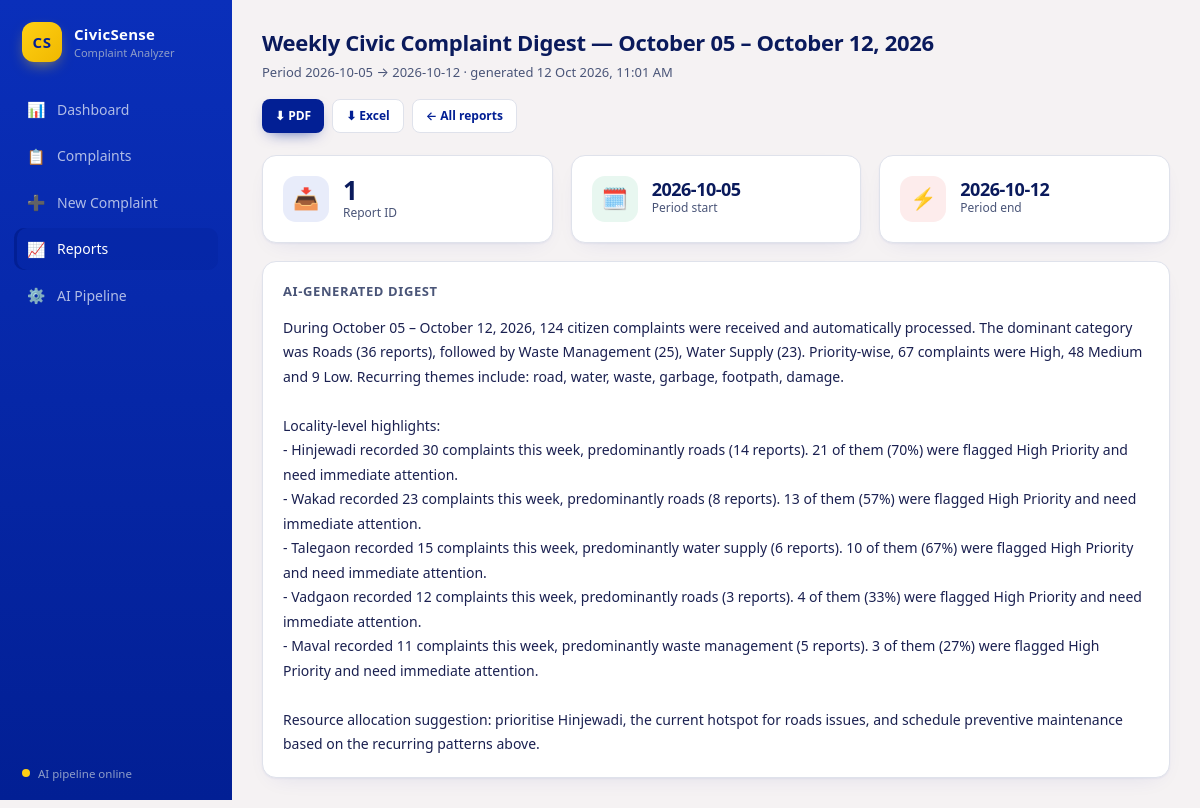
Screenshot of /reports/1 with the database file from the repository.
### tables this page shows
CREATE TABLE reports (
    id           INTEGER PRIMARY KEY AUTOINCREMENT,
    period_start TEXT NOT NULL,
    period_end   TEXT NOT NULL,
    title        TEXT NOT NULL,
    summary      TEXT NOT NULL,
    format       TEXT NOT NULL DEFAULT 'weekly',
    created_at   TEXT NOT NULL
);

### app.py (the view)
@app.route("/reports/<int:rid>")
def report_view(rid):
    report = database.get_report(rid)
    if not report:
        abort(404)
    return render_template("report_view.html", report=report,
                           categories=CATEGORIES)

### app.py (called while the page is built)
@app.template_filter("pretty_date")
def pretty_date(value):
    try:
        dt = datetime.fromisoformat(value)
        return dt.strftime("%d %b %Y, %I:%M %p")
    except (ValueError, TypeError):
        return value

### civic_sense/database.py (called while the page is built)
@contextmanager
def get_conn():
    DB_PATH.parent.mkdir(parents=True, exist_ok=True)
    conn = sqlite3.connect(str(DB_PATH))
    conn.row_factory = sqlite3.Row
    conn.execute("PRAGMA journal_mode=WAL")
    try:
        yield conn
        conn.commit()
    finally:
        conn.close()

def get_report(rid: int):
    with get_conn() as conn:
        row = conn.execute("SELECT * FROM reports WHERE id = ?", (rid,)).fetchone()
        return dict(row) if row else None

### templates/report_view.html (shortened to what this page needs)
{% extends "base.html" %}
{% block content %}
<div class="page-head">
  <div>
    <h1 class="page-title">{{ report.title }}</h1>
    <p class="page-sub">Period {{ report.period_start[:10] }} → {{ report.period_end[:10] }} · generated {{ report.created_at | pretty_date }}</p>
  </div>
  <div style="display:flex; gap:8px">
    <a class="btn small" href="{{ url_for('report_pdf', rid=report.id) }}">⬇ PDF</a>
    <a class="btn small secondary" href="{{ url_for('report_xlsx', rid=report.id) }}">⬇ Excel</a>
    <a class="btn small secondary" href="{{ url_for('reports') }}">← All reports</a>
  </div>
</div>
<div class="grid grid-3">
  <div class="card hoverable"><div class="kpi">
    <div class="kpi-icon">📥</div>
    <div><div class="kpi-value">{{ report.id }}</div><div class="kpi-label">Report ID</div></div>
  </div></div>
  <div class="card hoverable"><div class="kpi">
    <div class="kpi-icon green">🗓️</div>
    <div><div class="kpi-value" style="font-size:18px">{{ report.period_start[:10] }}</div><div class="kpi-label">Period start</div></div>
  </div></div>
  <div class="card hoverable"><div class="kpi">
    <div class="kpi-icon red">⚡</div>
    <div><div class="kpi-value" style="font-size:18px">{{ report.period_end[:10] }}</div><div class="kpi-label">Period end</div></div>
  </div></div>
</div>
<div class="card" style="margin-top:18px">
  <h2 class="card-title">AI-Generated Digest</h2>
  <div class="report-body">{{ report.summary }}</div>
</div>
{% endblock %}

### static/css/style.css (style rules this page uses)
:root { --ink: #0a1a5c; --muted: #4a5578; --bg: #f5f2f3; --card: #ffffff; --line: #dfe2eb; --brand: #021f94; --brand-2: #021f94; --accent: #ffd014; --high: #e5484d; --medium: #f5a524; --low: #30a46c; --radius: 14px; --shadow: 0 1px 2px rgba(2, 31, 148, .05), 0 8px 24px -12px rgba(2, 31, 148, .12); --shadow-hover: 0 2px 4px rgba(2, 31, 148, .06), 0 14px 34px -12px rgba(2, 31, 148, .2); }
* { box-sizing: border-box; }
html, body { margin: 0; padding: 0; }
body { font-family: "Segoe UI", system-ui, -apple-system, Roboto, Helvetica, Arial, sans-serif; background: var(--bg); color: var(--ink); font-size: 14px; line-height: 1.5; }
.page-head { display: flex; align-items: flex-end; justify-content: space-between; gap: 16px; margin-bottom: 22px; flex-wrap: wrap; }
.page-title { font-size: 22px; font-weight: 750; margin: 0; letter-spacing: -.3px; }
.page-sub { color: var(--muted); margin: 4px 0 0; font-size: 13px; }
.card { background: var(--card); border: 1px solid var(--line); border-radius: var(--radius); box-shadow: var(--shadow); padding: 20px; transition: box-shadow .18s ease, transform .18s ease; }
.card-title { font-size: 13px; font-weight: 700; color: var(--muted); text-transform: uppercase; letter-spacing: .6px; margin: 0 0 14px; }
.grid { display: grid; gap: 18px; }
.grid-3 { grid-template-columns: repeat(3, 1fr); }
.kpi { display: flex; align-items: center; gap: 14px; }
.kpi-icon { width: 46px; height: 46px; border-radius: 13px; flex-shrink: 0; display: grid; place-items: center; font-size: 21px; background: #e8ecfa; color: var(--brand-2); }
.kpi-icon.green { background: #e8f7f0; color: var(--low); }
.kpi-icon.red { background: #fdecec; color: var(--high); }
.kpi-value { font-size: 26px; font-weight: 800; line-height: 1.1; letter-spacing: -.5px; }
.kpi-label { font-size: 12px; color: var(--muted); font-weight: 500; }
.btn { display: inline-flex; align-items: center; gap: 8px; border: none; cursor: pointer; text-decoration: none; background: var(--brand-2); color: #fff; font-weight: 600; font-size: 13px; padding: 10px 18px; border-radius: 10px; transition: background .15s ease, transform .15s ease, box-shadow .15s ease; box-shadow: 0 6px 16px -8px rgba(2, 31, 148, .8); }
.btn.secondary { background: #fff; color: var(--brand); border: 1px solid var(--line); box-shadow: none; }
.btn.small { padding: 7px 13px; font-size: 12px; border-radius: 8px; }
.report-body { white-space: pre-line; font-size: 14px; line-height: 1.75; color: #1a2050; }

### rows the page displays
reports: title "Weekly Civic Complaint Digest — October 05 – October 12, 2026", period_start "2026-10-05", period_end "2026-10-12", created_at|pretty_date "12 Oct 2026, 11:01 AM", id "1", summary "During October 05 – October 12, 2026, 124 citizen complaints were received and automatically processed. The dominant category was Roads (36 reports), followed by Waste Management (25), Water Supply (23). Priority-wise, 67 complaints were High, 48 Medium and 9 Low. Recurring themes include: road, water, waste, garbage, footpath, damage. Locality-level highlights: - Hinjewadi recorded 30 complaints this week, predominantly roads (14 reports). 21 of them (70%) were flagged High Priority and need immediate attention. - Wakad recorded 23 complaints this week, predominantly roads (8 reports). 13 of them (57%) were flagged High Priority and need immediate attention. - Talegaon recorded 15…"
